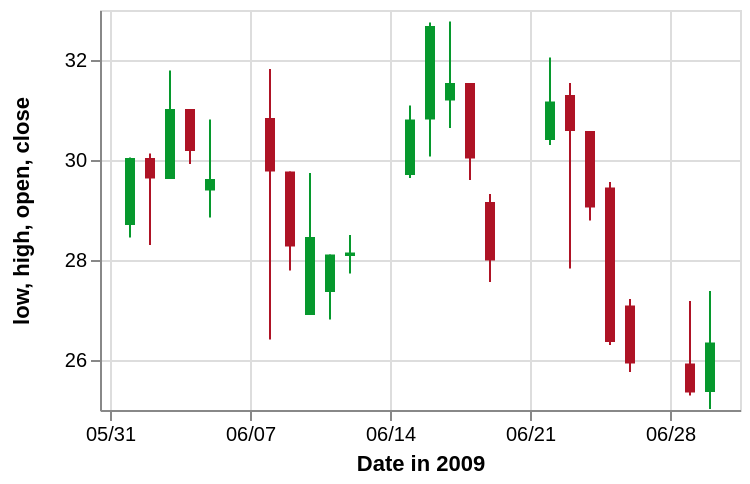

This figure's Vega-Lite source:
### Vega specification from a JSON file in a GitHub repository (floating-point values rounded to 4 significant figures)
{"$schema": "https://vega.github.io/schema/vega/v3.0.json", "description": "A candlestick chart inspired from Protovis(http://mbostock.github.io/protovis/ex/candlestick.html)", "autosize": "pad", "padding": 5, "width": 320, "height": 200, "style": "cell", "data": [{"name": "source_0", "values": [{"date": "2009-06-01", "open": 28.7, "high": 30.05, "low": 28.45, "close": 30.04, "signal": "short", "ret": -4.894}, {"date": "2009-06-02", "open": 30.04, "high": 30.13, "low": 28.3, "close": 29.63, "signal": "short", "ret": -0.3226}, {"date": "2009-06-03", "open": 29.62, "high": 31.79, "low": 29.62, "close": 31.02, "signal": "short", "ret": 3.687}, {"date": "2009-06-04", "open": 31.02, "high": 31.02, "low": 29.92, "close": 30.18, "signal": "short", "ret": 4.51}, {"date": "2009-06-05", "open": 29.39, "high": 30.81, "low": 28.85, "close": 29.62, "signal": "short", "ret": 6.084}, {"date": "2009-06-08", "open": 30.84, "high": 31.82, "low": 26.41, "close": 29.77, "signal": "short", "ret": 1.254}, {"date": "2009-06-09", "open": 29.77, "high": 29.77, "low": 27.79, "close": 28.27, "signal": "short", "ret": -5.024}, {"date": "2009-06-10", "open": 26.9, "high": 29.74, "low": 26.9, "close": 28.46, "signal": "short", "ret": -5.466}, {"date": "2009-06-11", "open": 27.36, "high": 28.11, "low": 26.81, "close": 28.11, "signal": "short", "ret": -8.374}, {"date": "2009-06-12", "open": 28.08, "high": 28.5, "low": 27.73, "close": 28.15, "signal": "short", "ret": -5.528}, {"date": "2009-06-15", "open": 29.7, "high": 31.09, "low": 29.64, "close": 30.81, "signal": "long", "ret": 3.492}, {"date": "2009-06-16", "open": 30.81, "high": 32.75, "low": 30.07, "close": 32.68, "signal": "short", "ret": 0.155}, {"date": "2009-06-17", "open": 31.19, "high": 32.77, "low": 30.64, "close": 31.54, "signal": "short", "ret": 5.828}, {"date": "2009-06-18", "open": 31.54, "high": 31.54, "low": 29.6, "close": 30.03, "signal": "short", "ret": 8.176}, {"date": "2009-06-19", "open": 29.16, "high": 29.32, "low": 27.56, "close": 27.99, "signal": "short", "ret": 8.599}, {"date": "2009-06-22", "open": 30.4, "high": 32.05, "low": 30.3, "close": 31.17, "signal": "short", "ret": 15.49}, {"date": "2009-06-23", "open": 31.3, "high": 31.54, "low": 27.83, "close": 30.58, "signal": "short", "ret": 11.74}, {"date": "2009-06-24", "open": 30.58, "high": 30.58, "low": 28.79, "close": 29.05, "signal": "long", "ret": -10.42}, {"date": "2009-06-25", "open": 29.45, "high": 29.56, "low": 26.3, "close": 26.36, "signal": "long", "ret": 0}, {"date": "2009-06-26", "open": 27.09, "high": 27.22, "low": 25.76, "close": 25.93, "signal": "long", "ret": 0}, {"date": "2009-06-29", "open": 25.93, "high": 27.18, "low": 25.29, "close": 25.35, "signal": "long", "ret": 5.263}, {"date": "2009-06-30", "open": 25.36, "high": 27.38, "low": 25.02, "close": 26.35, "signal": "long", "ret": 6.738}]}, {"name": "data_1", "source": "source_0", "transform": [{"type": "formula", "expr": "toDate(datum[\"date\"])", "as": "date"}, {"type": "formula", "expr": "toNumber(datum[\"low\"])", "as": "low"}, {"type": "formula", "expr": "toNumber(datum[\"high\"])", "as": "high"}, {"type": "formula", "as": "yearmonthdate_date", "expr": "datetime(year(datum[\"date\"]), month(datum[\"date\"]), date(datum[\"date\"]), 0, 0, 0, 0)"}, {"type": "filter", "expr": "datum[\"yearmonthdate_date\"] !== null && !isNaN(datum[\"yearmonthdate_date\"]) && datum[\"low\"] !== null && !isNaN(datum[\"low\"])"}]}, {"name": "data_2", "source": "source_0", "transform": [{"type": "formula", "expr": "toDate(datum[\"date\"])", "as": "date"}, {"type": "formula", "expr": "toNumber(datum[\"open\"])", "as": "open"}, {"type": "formula", "expr": "toNumber(datum[\"close\"])", "as": "close"}, {"type": "formula", "as": "yearmonthdate_date", "expr": "datetime(year(datum[\"date\"]), month(datum[\"date\"]), date(datum[\"date\"]), 0, 0, 0, 0)"}, {"type": "filter", "expr": "datum[\"yearmonthdate_date\"] !== null && !isNaN(datum[\"yearmonthdate_date\"]) && datum[\"open\"] !== null && !isNaN(datum[\"open\"])"}]}], "marks": [{"name": "layer_0_marks", "type": "rule", "style": ["rule"], "from": {"data": "data_1"}, "encode": {"update": {"stroke": [{"test": "datum.open < datum.close", "value": "#06982d"}, {"value": "#ae1325"}], "x": {"scale": "x", "field": "yearmonthdate_date"}, "y": {"scale": "y", "field": "low"}, "y2": {"scale": "y", "field": "high"}}}}, {"name": "layer_1_marks", "type": "rect", "style": ["bar"], "from": {"data": "data_2"}, "encode": {"update": {"fill": [{"test": "datum.open < datum.close", "value": "#06982d"}, {"value": "#ae1325"}], "xc": {"scale": "x", "field": "yearmonthdate_date"}, "width": {"value": 5}, "y": {"scale": "y", "field": "open"}, "y2": {"scale": "y", "field": "close"}}}}], "scales": [{"name": "x", "type": "time", "domain": {"fields": [{"signal": "{data: datetime(2009, 4, 31, 0, 0, 0, 0)}"}, {"signal": "{data: datetime(2009, 6, 1, 0, 0, 0, 0)}"}]}, "range": [0, {"signal": "width"}], "padding": 5}, {"name": "y", "type": "linear", "domain": {"fields": [{"data": "data_1", "field": "low"}, {"data": "data_1", "field": "high"}, {"data": "data_2", "field": "open"}, {"data": "data_2", "field": "close"}]}, "range": [{"signal": "height"}, 0], "zero": false, "nice": true}], "axes": [{"scale": "x", "orient": "bottom", "title": "Date in 2009", "labelFlush": true, "labelOverlap": true, "tickCount": {"signal": "ceil(width/40)"}, "encode": {"labels": {"update": {"text": {"signal": "timeFormat(datum.value, '%m/%d')"}}}}, "zindex": 1}, {"scale": "x", "orient": "bottom", "grid": true, "tickCount": {"signal": "ceil(width/40)"}, "gridScale": "y", "domain": false, "labels": false, "maxExtent": 0, "minExtent": 0, "ticks": false, "zindex": 0}, {"scale": "y", "orient": "left", "title": "low, high, open, close", "labelOverlap": true, "tickCount": {"signal": "ceil(height/40)"}, "zindex": 1}, {"scale": "y", "orient": "left", "grid": true, "tickCount": {"signal": "ceil(height/40)"}, "gridScale": "x", "domain": false, "labels": false, "maxExtent": 0, "minExtent": 0, "ticks": false, "zindex": 0}], "config": {"axisY": {"minExtent": 30}, "style": {"line": {"strokeCap": "square"}}}}
